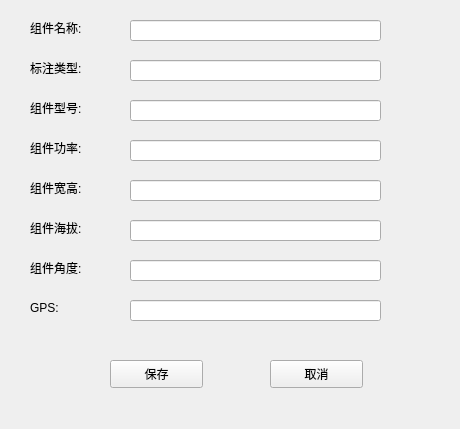
<?xml version="1.0" encoding="UTF-8"?>
<ui version="4.0">
 <class>update_Panel</class>
 <widget class="QWidget" name="update_Panel">
  <property name="geometry">
   <rect>
    <x>0</x>
    <y>0</y>
    <width>460</width>
    <height>429</height>
   </rect>
  </property>
  <property name="windowTitle">
   <string>修改信息</string>
  </property>
  <widget class="QLabel" name="panel_model">
   <property name="geometry">
    <rect>
     <x>30</x>
     <y>60</y>
     <width>72</width>
     <height>15</height>
    </rect>
   </property>
   <property name="text">
    <string>标注类型:</string>
   </property>
  </widget>
  <widget class="QLabel" name="panel_model_5">
   <property name="geometry">
    <rect>
     <x>30</x>
     <y>220</y>
     <width>72</width>
     <height>15</height>
    </rect>
   </property>
   <property name="text">
    <string>组件海拔:</string>
   </property>
  </widget>
  <widget class="QLabel" name="panel_model_6">
   <property name="geometry">
    <rect>
     <x>30</x>
     <y>20</y>
     <width>72</width>
     <height>15</height>
    </rect>
   </property>
   <property name="text">
    <string>组件名称:</string>
   </property>
  </widget>
  <widget class="QLabel" name="panel_model_2">
   <property name="geometry">
    <rect>
     <x>30</x>
     <y>100</y>
     <width>72</width>
     <height>15</height>
    </rect>
   </property>
   <property name="text">
    <string>组件型号:</string>
   </property>
  </widget>
  <widget class="QLabel" name="panel_model_4">
   <property name="geometry">
    <rect>
     <x>30</x>
     <y>180</y>
     <width>72</width>
     <height>15</height>
    </rect>
   </property>
   <property name="text">
    <string>组件宽高:</string>
   </property>
  </widget>
  <widget class="QLabel" name="panel_model_3">
   <property name="geometry">
    <rect>
     <x>30</x>
     <y>140</y>
     <width>72</width>
     <height>15</height>
    </rect>
   </property>
   <property name="text">
    <string>组件功率:</string>
   </property>
  </widget>
  <widget class="QLabel" name="panel_model_7">
   <property name="geometry">
    <rect>
     <x>30</x>
     <y>260</y>
     <width>72</width>
     <height>15</height>
    </rect>
   </property>
   <property name="text">
    <string>组件角度:</string>
   </property>
  </widget>
  <widget class="QPushButton" name="btu_close">
   <property name="geometry">
    <rect>
     <x>270</x>
     <y>360</y>
     <width>93</width>
     <height>28</height>
    </rect>
   </property>
   <property name="text">
    <string>取消</string>
   </property>
  </widget>
  <widget class="QPushButton" name="but_save">
   <property name="geometry">
    <rect>
     <x>110</x>
     <y>360</y>
     <width>93</width>
     <height>28</height>
    </rect>
   </property>
   <property name="text">
    <string>保存</string>
   </property>
  </widget>
  <widget class="QLineEdit" name="panel_info_name">
   <property name="geometry">
    <rect>
     <x>130</x>
     <y>20</y>
     <width>251</width>
     <height>21</height>
    </rect>
   </property>
  </widget>
  <widget class="QLineEdit" name="panel_info_type">
   <property name="geometry">
    <rect>
     <x>130</x>
     <y>60</y>
     <width>251</width>
     <height>21</height>
    </rect>
   </property>
  </widget>
  <widget class="QLineEdit" name="panel_info_model">
   <property name="geometry">
    <rect>
     <x>130</x>
     <y>100</y>
     <width>251</width>
     <height>21</height>
    </rect>
   </property>
  </widget>
  <widget class="QLineEdit" name="panel_info_power">
   <property name="geometry">
    <rect>
     <x>130</x>
     <y>140</y>
     <width>251</width>
     <height>21</height>
    </rect>
   </property>
  </widget>
  <widget class="QLineEdit" name="panel_info_wh">
   <property name="geometry">
    <rect>
     <x>130</x>
     <y>180</y>
     <width>251</width>
     <height>21</height>
    </rect>
   </property>
  </widget>
  <widget class="QLineEdit" name="panel_info_altitude">
   <property name="geometry">
    <rect>
     <x>130</x>
     <y>220</y>
     <width>251</width>
     <height>21</height>
    </rect>
   </property>
  </widget>
  <widget class="QLineEdit" name="panel_info_angle">
   <property name="geometry">
    <rect>
     <x>130</x>
     <y>260</y>
     <width>251</width>
     <height>21</height>
    </rect>
   </property>
  </widget>
  <widget class="QLineEdit" name="panel_info_GPS">
   <property name="geometry">
    <rect>
     <x>130</x>
     <y>300</y>
     <width>251</width>
     <height>21</height>
    </rect>
   </property>
  </widget>
  <widget class="QLabel" name="panel_model_8">
   <property name="geometry">
    <rect>
     <x>30</x>
     <y>300</y>
     <width>72</width>
     <height>15</height>
    </rect>
   </property>
   <property name="text">
    <string>GPS:</string>
   </property>
  </widget>
 </widget>
 <resources/>
 <connections/>
</ui>
